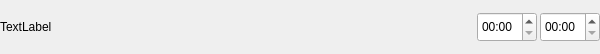
<?xml version="1.0" encoding="UTF-8"?>
<ui version="4.0">
 <class>Form_PieceWidget</class>
 <widget class="QWidget" name="Form_PieceWidget">
  <property name="geometry">
   <rect>
    <x>0</x>
    <y>0</y>
    <width>600</width>
    <height>54</height>
   </rect>
  </property>
  <property name="minimumSize">
   <size>
    <width>600</width>
    <height>0</height>
   </size>
  </property>
  <property name="windowTitle">
   <string>Form</string>
  </property>
  <layout class="QGridLayout" name="gridLayout">
   <property name="leftMargin">
    <number>0</number>
   </property>
   <property name="topMargin">
    <number>0</number>
   </property>
   <property name="rightMargin">
    <number>0</number>
   </property>
   <property name="bottomMargin">
    <number>0</number>
   </property>
   <property name="spacing">
    <number>0</number>
   </property>
   <item row="0" column="0">
    <widget class="QWidget" name="widget" native="true">
     <layout class="QGridLayout" name="gridLayout_2">
      <property name="leftMargin">
       <number>0</number>
      </property>
      <property name="topMargin">
       <number>0</number>
      </property>
      <property name="rightMargin">
       <number>0</number>
      </property>
      <property name="bottomMargin">
       <number>0</number>
      </property>
      <property name="horizontalSpacing">
       <number>3</number>
      </property>
      <property name="verticalSpacing">
       <number>0</number>
      </property>
      <item row="0" column="0">
       <widget class="QLabel" name="lbl_url">
        <property name="minimumSize">
         <size>
          <width>0</width>
          <height>30</height>
         </size>
        </property>
        <property name="maximumSize">
         <size>
          <width>16777215</width>
          <height>30</height>
         </size>
        </property>
        <property name="text">
         <string>TextLabel</string>
        </property>
       </widget>
      </item>
      <item row="0" column="1">
       <widget class="QTimeEdit" name="timeEdit">
        <property name="minimumSize">
         <size>
          <width>0</width>
          <height>30</height>
         </size>
        </property>
        <property name="maximumSize">
         <size>
          <width>60</width>
          <height>30</height>
         </size>
        </property>
        <property name="displayFormat">
         <string>mm:ss</string>
        </property>
       </widget>
      </item>
      <item row="0" column="2">
       <widget class="QTimeEdit" name="timeEdit_2">
        <property name="minimumSize">
         <size>
          <width>0</width>
          <height>30</height>
         </size>
        </property>
        <property name="maximumSize">
         <size>
          <width>60</width>
          <height>30</height>
         </size>
        </property>
        <property name="displayFormat">
         <string>mm:ss</string>
        </property>
       </widget>
      </item>
     </layout>
    </widget>
   </item>
  </layout>
 </widget>
 <resources/>
 <connections/>
</ui>
